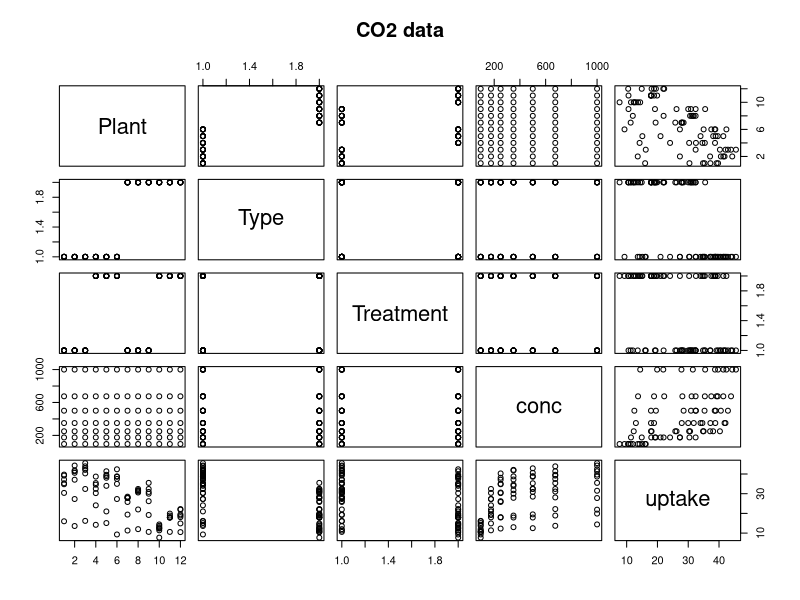
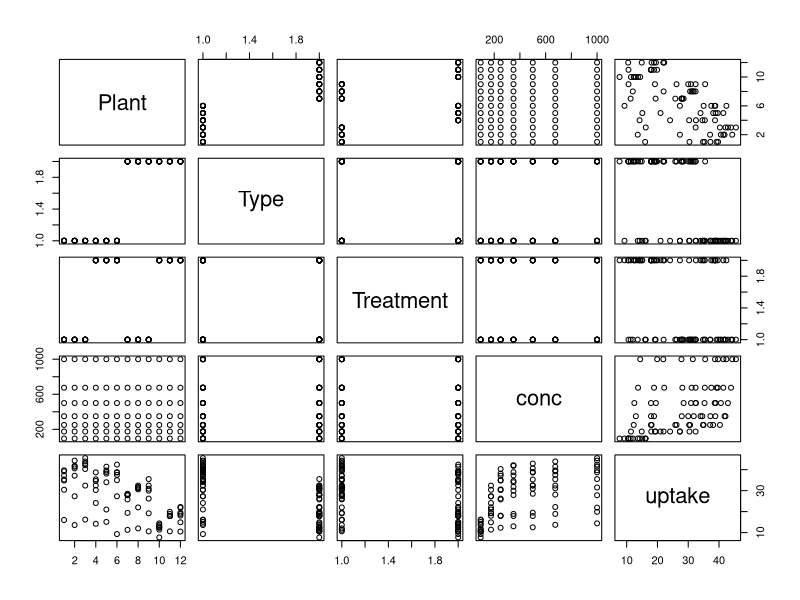

Generate these figures, in order, with R: (Note: this script raises an error after producing the figures.)
#require(graphics)
pairs(CO2, main="CO2 data")

#print (CO2[,(max("decrease"))])

View(CO2)

s<-rbind(CO2)

print(s[which.max(s[,5]),])

mean(s[,5])

print(s[mean(s[,5]),])



plot(CO2)
plot(Plant ~ Type, data=Mississippi)